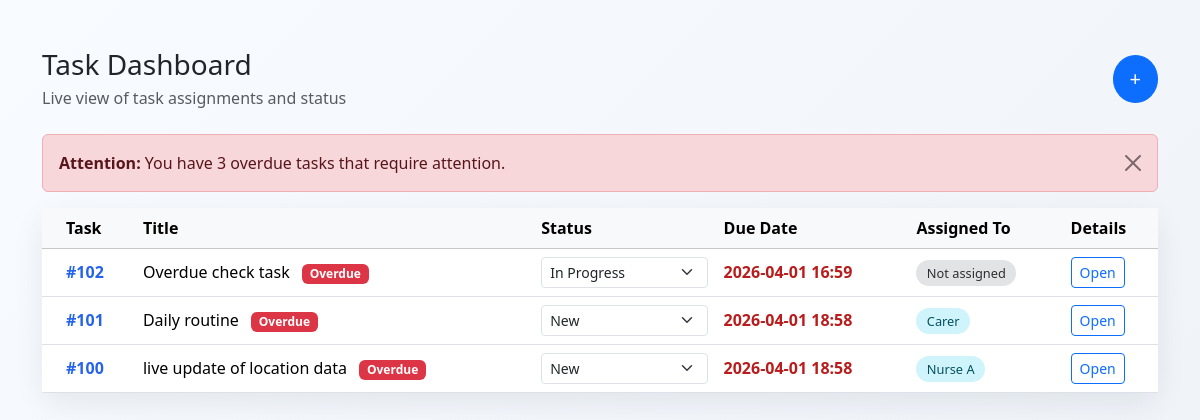
/tasks/, run on the app's committed database.
### tracker/models.py (models this page shows, shortened)
class Task(models.Model):
    class TaskQuerySet(models.QuerySet):
        def overdue(self):
            return self.filter(is_completed=False, due_date__lt=timezone.now())
    class Status(models.TextChoices):
        NEW = "new", "New"
        IN_PROGRESS = "in_progress", "In Progress"
        COMPLETED = "completed", "Completed"
    title = models.CharField(max_length=200)
    description = models.TextField(blank=True)
    status = models.CharField(max_length=20, choices=Status.choices, default=Status.NEW)
    assigned_to = models.CharField(max_length=150, blank=True)
    due_date = models.DateTimeField(default=timezone.now)
    is_completed = models.BooleanField(default=False)
    created_at = models.DateTimeField(auto_now_add=True)
    objects = TaskQuerySet.as_manager()
    class Meta:
        ordering = ["-created_at"]
    @property
    def is_overdue(self):
        return not self.is_completed and self.due_date < timezone.now()

### tracker/views.py (the view)
# urls.py: path("tasks/", task_dashboard, name="task_dashboard"),
def task_dashboard(request):
    tasks = Task.objects.all()
    overdue_count = Task.objects.overdue().count()
    context = {
        "tasks": tasks,
        "overdue_count": overdue_count,
    }
    return render(request, "tracker/tasks.html", context)

### tracker/templates/tracker/tasks.html (shortened to what this page needs)
<!DOCTYPE html>
<html lang="en">
<head>
    <link href="https://cdn.jsdelivr.net/npm/bootstrap@5.3.3/dist/css/bootstrap.min.css" rel="stylesheet">
</head>
<body>
    <div class="container py-5">
        <div class="d-flex justify-content-between align-items-center mb-4">
            <div>
                <h1 class="h3 mb-1">Task Dashboard</h1>
                <p class="text-muted mb-0">Live view of task assignments and status</p>
            </div>
            <a href="{% url 'tracker:add_task' %}" class="btn btn-primary btn-lg rounded-circle" title="Add task" aria-label="Add task">+</a>
        </div>
        <div id="overdue-alert-wrap" class="mb-3">
        </div>
        <div class="card dashboard-card">
            <div class="card-body p-0">
                <div class="table-responsive">
                    <table class="table table-hover align-middle mb-0">
                        <thead class="table-light">
                            <tr>
                                <th class="ps-4">Task</th>
                                <th>Title</th>
                                <th>Status</th>
                                <th>Due Date</th>
                                <th>Assigned To</th>
                                <th>Details</th>
                            </tr>
                        </thead>
                        <tbody>
                            {% for task in tasks %}
                            <tr class="{% if task.is_overdue %}overdue-row{% endif %}">
                                <td class="ps-4"><span class="task-id">#{{ task.id|add:99 }}</span></td>
                                <td>
                                    {{ task.title }}
                                    {% if task.is_overdue %}
                                    <span class="badge text-bg-danger ms-2">Overdue</span>
                                    {% endif %}
                                </td>
                                <td>
                                    <form method="post" action="{% url 'tracker:update_task_status' task.id %}" class="d-flex gap-2">
                                        <select name="status" class="form-select form-select-sm" onchange="this.form.submit()">
                                            {% for value, label in task.Status.choices %}
                                            <option value="{{ value }}" {% if task.status == value %}selected{% endif %}>{{ label }}</option>
                                            {% endfor %}
                                        </select>
                                    </form>
                                </td>
                                <td>
                                    {% if task.is_overdue %}
                                    <span class="due-overdue">{{ task.due_date|date:"Y-m-d H:i" }}</span>
                                    {% else %}
                                    <span class="due-soon">{{ task.due_date|date:"Y-m-d H:i" }}</span>
                                    {% endif %}
                                </td>
                                <td>
                                    {% if task.assigned_to %}
                                    <span class="chip bg-info-subtle text-info-emphasis">{{ task.assigned_to }}</span>
                                    {% else %}
                                    <span class="chip bg-secondary-subtle text-secondary-emphasis">Not assigned</span>
                                    {% endif %}
                                </td>
                                <td>
                                    <a href="{% url 'tracker:task_detail' task.id %}" class="btn btn-outline-primary btn-sm">Open</a>
                                </td>
                            </tr>
                            {% empty %}
                            <tr>
                                <td colspan="6" class="text-center py-5 text-muted">No tasks yet. Click + to create your first task.</td>
                            </tr>
                            {% endfor %}
                        </tbody>
                    </table>
                </div>
            </div>
        </div>
    </div>
</body>
</html>

### tracker/templates/tracker/tasks.html (style rules this page uses)
body { background: linear-gradient(135deg, #f8fbff 0%, #eef2f7 100%); min-height: 100vh; }
.dashboard-card { border: 0; border-radius: 1rem; box-shadow: 0 10px 30px rgba(15, 23, 42, 0.08); }
.task-id { font-weight: 700; color: #2563eb; }
.chip { font-size: 0.8rem; border-radius: 999px; padding: 0.25rem 0.65rem; }
.overdue-row { background-color: #fff5f5; }
.due-overdue { color: #b91c1c; font-weight: 700; }

### data on the page
Task: id|add "102", title "Overdue check task", is_completed "Overdue", status "In Progress", due_date "2026-04-01 16:59", assigned_to "Not assigned"
Task: id|add "101", title "Daily routine", is_completed "Overdue", status "New", due_date "2026-04-01 18:58", assigned_to "Carer"
Task: id|add "100", title "live update of location data", is_completed "Overdue", status "New", due_date "2026-04-01 18:58", assigned_to "Nurse A"
